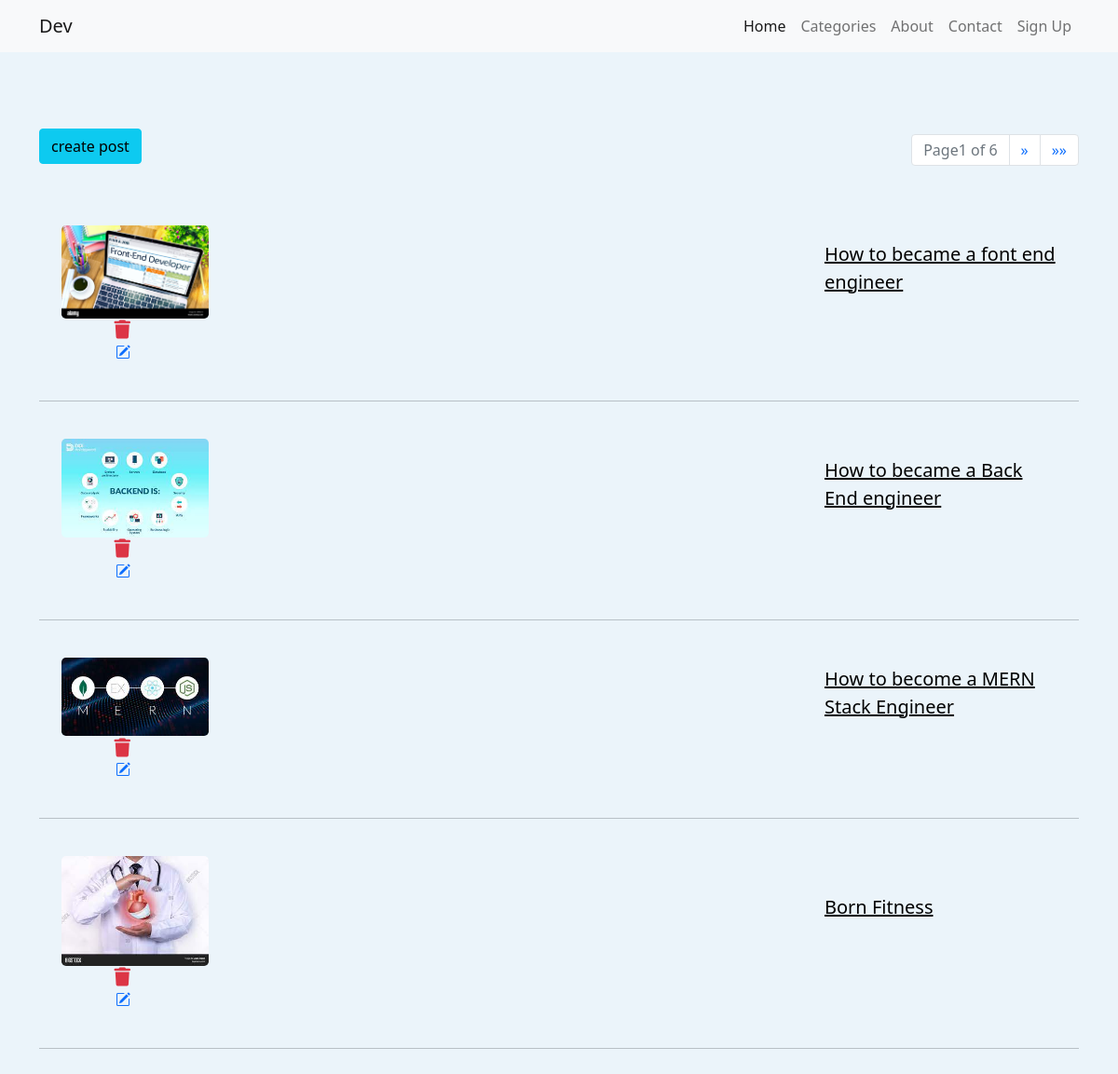
Screenshot of /postManagement/ with the database file from the repository.
### blog/models.py (models this page shows, shortened)
class Post(models.Model):
  title = models.CharField(max_length=300)
  image = models.ImageField(upload_to='Post/',default='default.png')
  description = RichTextField()
  sub_category = models.ForeignKey(SubCategory,on_delete=models.CASCADE,blank=True,null=True)
  category = models.ForeignKey(Category,on_delete=models.CASCADE,blank=True,null=True)
  status = models.ForeignKey(Status,on_delete=models.CASCADE,blank=True,null=True)
  slug =AutoSlugField(populate_from='title',unique=True)
  likes = models.IntegerField(default=0,null=True,blank=True)
  comments = models.IntegerField(default=0,null=True,blank=True)
  bookmarks = models.IntegerField(default=0,null=True,blank=True)
  isLike = models.BooleanField(default=False, null=True,blank=True)
  isBookmark = models.BooleanField(default=False, null=True,blank=True)
  video_url = models.URLField(null=True, blank=True)
  tutorial_url = models.URLField(null=True, blank=True)

### dashboard/views.py (the view)
# urls.py: path('postManagement/',postCollection,name='postManagement'),
def postCollection(request):
    posts = Post.objects.all()
    items_per_page = 4
    paginator = Paginator(posts, items_per_page)
    page = request.GET.get('page')
    try:
        posts = paginator.page(page)
    except PageNotAnInteger:
        posts = paginator.page(1)
    except EmptyPage:
        posts = paginator.page(paginator.num_pages)
    context={
        'posts': posts
    }
    return render(request, 'postManagement.html',context)

### blog/context_processors.py (called while the page is built)
def category(request):
    categories = Category.objects.filter(parent_category=None)
    context = {
        'categories':categories
    }
    return context

### dashboard/templates/postManagement.html (shortened to what this page needs)
{% extends "base.html" %} {% block content %}
<section class="container mt-5">
  <div class="d-flex justify-content-between align-items-center">
    <a href="{% url 'create'  %}">
      <button class="btn btn-info">create post</button>
    </a>
    <div class=" d-flex justify-content-between">
      <div class="mt-4">
        <nav aria-label="Page navigation">
          <ul class="pagination justify-content-center">
            <li class="page-item disabled">
              <span class="page-link">
                Page{{ posts.number }} of {{posts.paginator.num_pages}}
              </span>
            </li>
            {% if posts.has_next %}
            <li class="page-item">
              <a
                class="page-link"
                href="?page={{ posts.next_page_number }}"
                aria-label="Next"
              >
                <span aria-hidden="true">&raquo;</span>
              </a>
            </li>
            <li class="page-item">
              <a
                class="page-link"
                href="?page={{ posts.paginator.num_pages }}"
                aria-label="Last"
              >
                <span aria-hidden="true">&raquo;&raquo;</span>
              </a>
            </li>
            {% endif %}
          </ul>
        </nav>
      </div>
    </div>
  </div>
  <div class="row mt-4">
    <div class="col">
      {% for p in posts %}
      <div class="rounded-3 mb-2">
        <div class="p-4">
          <div class="row d-flex justify-content-between align-items-center">
            <div class="col-md-2 col-lg-2 col-xl-2">
              <img
                src="/media/{{p.image}}"
                class="img-fluid rounded-3"
                alt=""
              />
            </div>
            <div class="col-md-3 col-lg-3 col-xl-3">
              <a style="color: black" href="{% url 'postDetails' p.slug  %}">
                <p class="lead fw-normal mb-2">{{p.title}}</p></a
              >
            </div>
            <div>
              <div class="col-md-1 col-lg-1 col-xl-1 text-end">
                <a href="{% url 'remove' p.pk %}" class="text-danger"
                  ><i class="fas fa-trash fa-lg"></i
                ></a>
              </div>
              <div class="col-md-1 col-lg-1 col-xl-1 text-end">
                <a href="{% url 'update' p.pk %}" class=""
                  ><i class="bi bi-pencil-square"></i>
                </a>
              </div>
            </div>
          </div>
        </div>
      </div>
      <hr />
      {% endfor %}
    </div>
  </div>
</section>
{% endblock %}

### rows the page displays
Post: image (picture), title "How to became a font end engineer"
Post: image (picture), title "How to became a Back End engineer"
Post: image (picture), title "How to become a MERN Stack Engineer"
Post: image (picture), title "Born Fitness"

### other values shown
{{ posts.number }} "1"
{{ posts.paginator.num_pages }} "6"
